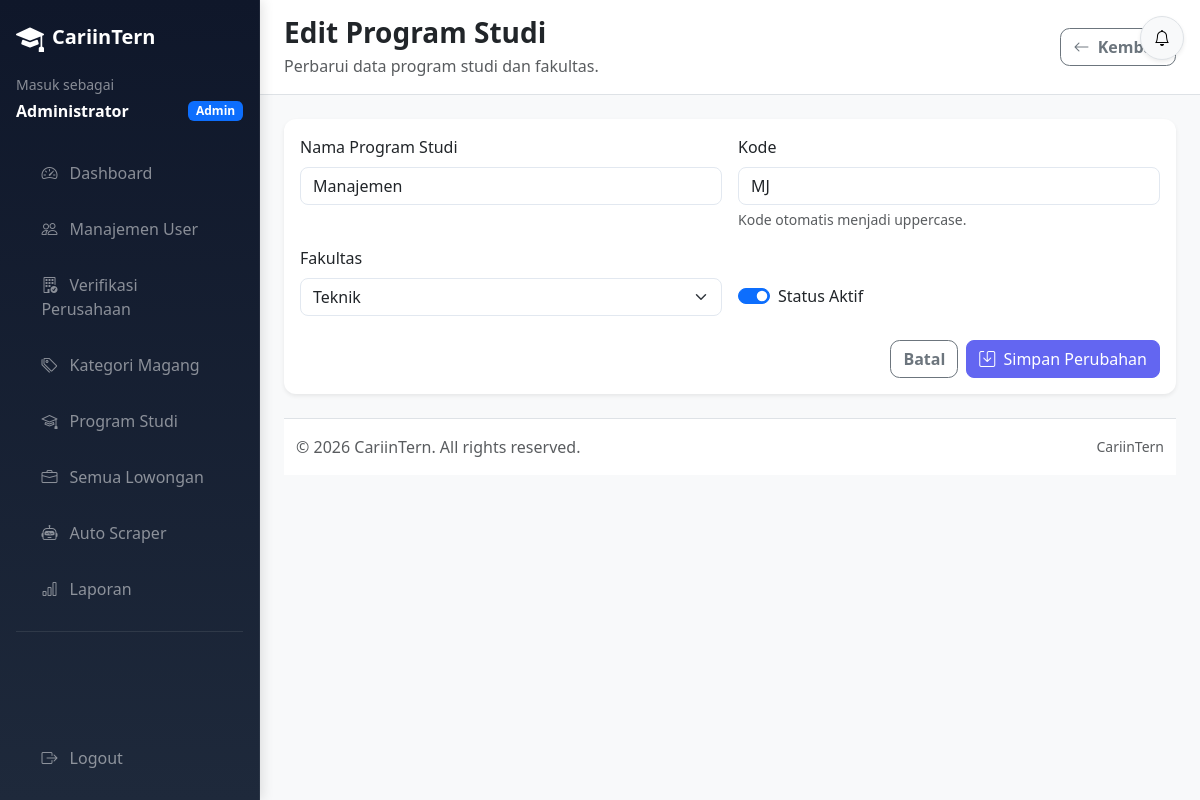
/admin/programs/edit.php?id=3 (signed in), run on the app's committed database.
### tables this page shows
CREATE TABLE study_programs (
    id INT UNSIGNED AUTO_INCREMENT PRIMARY KEY,
    name VARCHAR(100) NOT NULL,
    code VARCHAR(20) NOT NULL,
    faculty VARCHAR(100) NOT NULL,
    is_active TINYINT(1) NOT NULL DEFAULT 1,
    created_at TIMESTAMP NOT NULL DEFAULT CURRENT_TIMESTAMP,
    updated_at TIMESTAMP NOT NULL DEFAULT CURRENT_TIMESTAMP ON UPDATE CURRENT_TIMESTAMP,
    UNIQUE KEY unique_study_programs_code (code),
    KEY idx_study_programs_is_active (is_active),
    KEY idx_study_programs_faculty (faculty)
);

### includes/functions.php (called while the page is built, shortened)
<?php
function sanitize(string $input): string
{
    return htmlspecialchars(trim($input), ENT_QUOTES, 'UTF-8');
}

### admin/programs/edit.php (the view, shortened to what this page needs)
<?php
$faculties = ['Teknik', 'Ekonomi', 'Hukum', 'FISIP', 'Kedokteran', 'Pertanian', 'Pendidikan', 'Seni dan Desain'];
$programId = (int) ($_GET['id'] ?? 0);
$old = [
    'name' => '',
    'code' => '',
    'faculty' => 'Teknik',
    'is_active' => '1',
];
try {
    $pdo = Database::getInstance()->getConnection();
    $stmt = $pdo->prepare('SELECT id, name, code, faculty, is_active FROM study_programs WHERE id = :id LIMIT 1');
    $stmt->execute([':id' => $programId]);
    $program = $stmt->fetch();
    $old = [
        'name' => sanitize((string) $program['name']),
        'code' => sanitize((string) $program['code']),
        'faculty' => (string) $program['faculty'],
        'is_active' => (string) (int) $program['is_active'],
    ];
} catch (PDOException $exception) {
    error_log('Load study program edit failed: ' . $exception->getMessage());
    set_flash('error', 'Data program studi gagal dimuat');
    redirect(BASE_URL . '/admin/programs/index.php');
}
require_once __DIR__ . '/../../layouts/header.php';
require_once __DIR__ . '/../../layouts/sidebar_admin.php';
?>
<div class="page-header d-flex flex-column flex-md-row justify-content-between align-items-md-center gap-3">
    <div>
        <h1 class="h3 fw-bold mb-1">Edit Program Studi</h1>
        <p class="text-muted mb-0">Perbarui data program studi dan fakultas.</p>
    </div>
    <a href="<?= rtrim(BASE_URL, '/'); ?>/admin/programs/index.php" class="btn btn-outline-secondary">
        <i class="bi bi-arrow-left me-1"></i>
        Kembali
    </a>
</div>
<div class="card border-0 shadow-sm">
    <div class="card-body">
        <form id="programForm" class="needs-validation" method="POST" action="edit.php?id=<?= $programId; ?>" novalidate>
            <div class="row g-3">
                <div class="col-12 col-md-6">
                    <label for="name" class="form-label">Nama Program Studi</label>
                    <input type="text" class="form-control" id="name" name="name" value="<?= $old['name']; ?>" required>
                </div>
                <div class="col-12 col-md-6">
                    <label for="code" class="form-label">Kode</label>
                    <input type="text" class="form-control text-uppercase" id="code" name="code" value="<?= $old['code']; ?>" maxlength="20" required>
                    <div class="form-text">Kode otomatis menjadi uppercase.</div>
                </div>
                <div class="col-12 col-md-6">
                    <label for="faculty" class="form-label">Fakultas</label>
                    <select class="form-select" id="faculty" name="faculty" required>
                        <?php foreach ($faculties as $faculty): ?>
                            <option value="<?= sanitize($faculty); ?>" <?= $old['faculty'] === $faculty ? 'selected' : ''; ?>>
                                <?= sanitize($faculty); ?>
                            </option>
                        <?php endforeach; ?>
                    </select>
                </div>
                <div class="col-12 col-md-6 d-flex align-items-end">
                    <div class="form-check form-switch mb-2">
                        <input class="form-check-input" type="checkbox" role="switch" id="isActive" name="is_active" value="1" <?= $old['is_active'] === '1' ? 'checked' : ''; ?>>
                        <label class="form-check-label" for="isActive">Status Aktif</label>
                    </div>
                </div>
            </div>
            <div class="d-flex justify-content-end gap-2 mt-4">
                <a href="<?= rtrim(BASE_URL, '/'); ?>/admin/programs/index.php" class="btn btn-outline-secondary">Batal</a>
                <button type="submit" class="btn btn-primary">
                    <i class="bi bi-save me-1"></i>
                    Simpan Perubahan
                </button>
            </div>
        </form>
    </div>
</div>
<?php require_once __DIR__ . '/../../layouts/footer.php'; ?>

### assets/css/custom.css (style rules this page uses)
:root { --app-sidebar-width: 250px; --app-bg: #f8f9fa; --app-border: #dee2e6; --app-primary: #0d6efd; --app-dark: #212529; --app-muted: #6c757d; }
body { background: var(--app-bg); color: #212529; font-family: system-ui, -apple-system, "Segoe UI", Roboto, "Helvetica Neue", Arial, sans-serif; overflow-x: hidden; }
a { transition: color 0.2s ease, background-color 0.2s ease, border-color 0.2s ease; }
h1, h2, h3, h4, h5, h6, p, .card, .page-header, .btn, .badge { overflow-wrap: anywhere; }
.page-header { background: #fff; border-bottom: 1px solid var(--app-border); padding: 1rem 1.5rem; margin: -1.5rem -1.5rem 1.5rem; gap: 0.75rem; }
.page-header h1, .page-header h2, .page-header h3 { margin-bottom: 0; font-weight: 700; }
.card { border: none; border-radius: 12px; box-shadow: 0 2px 10px rgba(0, 0, 0, 0.06); min-width: 0; }
.form-control, .form-select { border-radius: 0.6rem; }
.btn { border-radius: 0.6rem; font-weight: 600; }

### assets/css/theme.css (style rules this page uses)
:root { --primary: #6366f1; --primary-dark: #4f46e5; --primary-light: #e0e7ff; --secondary: #0ea5e9; --accent: #f59e0b; --success: #10b981; --danger: #ef4444; --surface: #ffffff; --surface-2: #f8fafc; --border: #e2e8f0; --text-primary: #0f172a; --text-secondary: #475569; --text-muted: #94a3b8; --shadow-sm: 0 1px 3px rgba(0, 0, 0, 0.08), 0 1px 2px rgba(0, 0, 0, 0.06); --shadow-md: 0 4px 6px rgba(0, 0, 0, 0.07), 0 2px 4px rgba(0, 0, 0, 0.06); --shadow-lg: 0 10px 15px rgba(0, 0, 0, 0.07), 0 4px 6px rgba(0, 0, 0, 0.05); --radius: 12px; --radius-sm: 8px; }
.btn-primary { background: var(--primary) !important; border-color: var(--primary) !important; border-radius: var(--radius-sm); font-weight: 500; transition: all 0.2s; }
.form-control, .form-select { border: 1.5px solid var(--border); border-radius: var(--radius-sm); transition: border-color 0.15s, box-shadow 0.15s; }

### data on the page
study_programs: name "Manajemen", code "MJ", is_active "☑"

### other printed values
APP_NAME "CariinTern"
$userName "Administrator"
$item['label'] "Dashboard"
$item['label'] "Manajemen User"
$item['label'] "Verifikasi Perusahaan"
$item['label'] "Kategori Magang"
$item['label'] "Program Studi"
$item['label'] "Semua Lowongan"
$item['label'] "Auto Scraper"
$item['label'] "Laporan"
form field faculty "Teknik"
